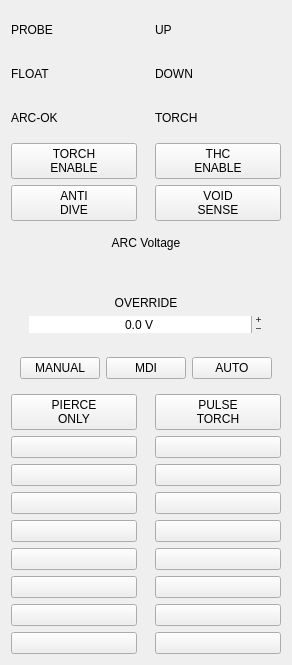
          <widget class="QWidget" name="tab_6">
           <attribute name="title">
            <string>Run &amp;&amp; Monitor</string>
           </attribute>
           <layout class="QGridLayout" name="gridLayout_4">
            <item row="10" column="0">
             <widget class="SubCallButton" name="user1"/>
            </item>
            <item row="16" column="3">
             <widget class="SubCallButton" name="user15"/>
            </item>
            <item row="13" column="3">
             <widget class="SubCallButton" name="user12"/>
            </item>
            <item row="3" column="0">
             <widget class="QWidget" name="widget_2" native="true">
              <layout class="QHBoxLayout" name="horizontalLayout_12">
               <property name="leftMargin">
                <number>0</number>
               </property>
               <property name="rightMargin">
                <number>0</number>
               </property>
               <item>
                <widget class="QLabel" name="label_14">
                 <property name="text">
                  <string>ARC-OK</string>
                 </property>
                </widget>
               </item>
               <item>
                <spacer name="horizontalSpacer_5">
                 <property name="orientation">
                  <enum>Qt::Horizontal</enum>
                 </property>
                 <property name="sizeHint" stdset="0">
                  <size>
                   <width>40</width>
                   <height>20</height>
                  </size>
                 </property>
                </spacer>
               </item>
               <item>
                <widget class="MkHalLedIndicator" name="mkhalledindicator_2">
                 <property name="diameter">
                  <number>20</number>
                 </property>
                 <property name="color">
                  <color>
                   <red>255</red>
                   <green>238</green>
                   <blue>6</blue>
                  </color>
                 </property>
                 <property name="state">
                  <bool>false</bool>
                 </property>
                 <property name="pinBaseName" stdset="0">
                  <string>led-arc-ok</string>
                 </property>
                </widget>
               </item>
              </layout>
             </widget>
            </item>
            <item row="17" column="0">
             <widget class="SubCallButton" name="user8"/>
            </item>
            <item row="16" column="0">
             <widget class="SubCallButton" name="user7"/>
            </item>
            <item row="11" column="0">
             <widget class="SubCallButton" name="user2"/>
            </item>
            <item row="9" column="0">
             <widget class="HalButton" name="btn_pierce_only">
              <property name="text">
               <string>PIERCE
ONLY</string>
              </property>
              <property name="checkable">
               <bool>true</bool>
              </property>
              <property name="pinBaseName" stdset="0">
               <string>plasma-pierce-only-enable</string>
              </property>
             </widget>
            </item>
            <item row="9" column="3">
             <widget class="HalButton" name="plasma_torch_pulse">
              <property name="text">
               <string>PULSE
TORCH</string>
              </property>
             </widget>
            </item>
            <item row="14" column="3">
             <widget class="SubCallButton" name="user13"/>
            </item>
            <item row="2" column="3">
             <widget class="QWidget" name="widget_8" native="true">
              <layout class="QHBoxLayout" name="horizontalLayout_16">
               <property name="leftMargin">
                <number>0</number>
               </property>
               <property name="rightMargin">
                <number>0</number>
               </property>
               <item>
                <widget class="QLabel" name="label_20">
                 <property name="text">
                  <string>DOWN</string>
                 </property>
                </widget>
               </item>
               <item>
                <spacer name="horizontalSpacer_4">
                 <property name="orientation">
                  <enum>Qt::Horizontal</enum>
                 </property>
                 <property name="sizeHint" stdset="0">
                  <size>
                   <width>40</width>
                   <height>20</height>
                  </size>
                 </property>
                </spacer>
               </item>
               <item>
                <widget class="MkHalLedIndicator" name="mkhalledindicator_6">
                 <property name="diameter">
                  <number>20</number>
                 </property>
                 <property name="color">
                  <color>
                   <red>255</red>
                   <green>238</green>
                   <blue>6</blue>
                  </color>
                 </property>
                 <property name="state">
                  <bool>false</bool>
                 </property>
                 <property name="pinBaseName" stdset="0">
                  <string>led-thc-down</string>
                 </property>
                </widget>
               </item>
              </layout>
             </widget>
            </item>
            <item row="17" column="3">
             <widget class="SubCallButton" name="user16"/>
            </item>
            <item row="12" column="3">
             <widget class="SubCallButton" name="user11"/>
            </item>
            <item row="3" column="3">
             <widget class="QWidget" name="widget_4" native="true">
              <layout class="QHBoxLayout" name="horizontalLayout_14">
               <property name="leftMargin">
                <number>0</number>
               </property>
               <property name="rightMargin">
                <number>0</number>
               </property>
               <item>
                <widget class="QLabel" name="label_16">
                 <property name="text">
                  <string>TORCH</string>
                 </property>
                </widget>
               </item>
               <item>
                <spacer name="horizontalSpacer_6">
                 <property name="orientation">
                  <enum>Qt::Horizontal</enum>
                 </property>
                 <property name="sizeHint" stdset="0">
                  <size>
                   <width>40</width>
                   <height>20</height>
                  </size>
                 </property>
                </spacer>
               </item>
               <item>
                <widget class="MkHalLedIndicator" name="mkhalledindicator_4">
                 <property name="diameter">
                  <number>20</number>
                 </property>
                 <property name="color">
                  <color>
                   <red>255</red>
                   <green>238</green>
                   <blue>6</blue>
                  </color>
                 </property>
                 <property name="state">
                  <bool>false</bool>
                 </property>
                 <property name="pinBaseName" stdset="0">
                  <string>led-torch-on</string>
                 </property>
                </widget>
               </item>
              </layout>
             </widget>
            </item>
            <item row="12" column="0">
             <widget class="SubCallButton" name="user3"/>
            </item>
            <item row="6" column="3">
             <widget class="QPushButton" name="btn_void_sense">
              <property name="text">
               <string>VOID
SENSE</string>
              </property>
              <property name="checkable">
               <bool>true</bool>
              </property>
             </widget>
            </item>
            <item row="13" column="0">
             <widget class="SubCallButton" name="user4"/>
            </item>
            <item row="0" column="0">
             <widget class="QWidget" name="widget" native="true">
              <layout class="QHBoxLayout" name="horizontalLayout_11">
               <property name="leftMargin">
                <number>0</number>
               </property>
               <property name="rightMargin">
                <number>0</number>
               </property>
               <item>
                <widget class="QLabel" name="label_13">
                 <property name="text">
                  <string>PROBE</string>
                 </property>
                </widget>
               </item>
               <item>
                <spacer name="horizontalSpacer">
                 <property name="orientation">
                  <enum>Qt::Horizontal</enum>
                 </property>
                 <property name="sizeHint" stdset="0">
                  <size>
                   <width>40</width>
                   <height>20</height>
                  </size>
                 </property>
                </spacer>
               </item>
               <item>
                <widget class="MkHalLedIndicator" name="mkhalledindicator">
                 <property name="diameter">
                  <number>20</number>
                 </property>
                 <property name="color">
                  <color>
                   <red>255</red>
                   <green>238</green>
                   <blue>6</blue>
                  </color>
                 </property>
                 <property name="state">
                  <bool>false</bool>
                 </property>
                 <property name="pinBaseName" stdset="0">
                  <string>led-probe</string>
                 </property>
                </widget>
               </item>
              </layout>
             </widget>
            </item>
            <item row="11" column="3">
             <widget class="SubCallButton" name="user10"/>
            </item>
            <item row="6" column="0">
             <widget class="QPushButton" name="btn_vad">
              <property name="text">
               <string>ANTI
DIVE</string>
              </property>
              <property name="checkable">
               <bool>true</bool>
              </property>
             </widget>
            </item>
            <item row="5" column="3">
             <widget class="QPushButton" name="btn_thc_enable">
              <property name="text">
               <string>THC
ENABLE</string>
              </property>
              <property name="checkable">
               <bool>true</bool>
              </property>
              <property name="checked">
               <bool>false</bool>
              </property>
             </widget>
            </item>
            <item row="15" column="3">
             <widget class="SubCallButton" name="user14"/>
            </item>
            <item row="2" column="0">
             <widget class="QWidget" name="widget_3" native="true">
              <layout class="QHBoxLayout" name="horizontalLayout_13">
               <property name="leftMargin">
                <number>0</number>
               </property>
               <property name="rightMargin">
                <number>0</number>
               </property>
               <item>
                <widget class="QLabel" name="label_15">
                 <property name="text">
                  <string>FLOAT</string>
                 </property>
                </widget>
               </item>
               <item>
                <spacer name="horizontalSpacer_3">
                 <property name="orientation">
                  <enum>Qt::Horizontal</enum>
                 </property>
                 <property name="sizeHint" stdset="0">
                  <size>
                   <width>40</width>
                   <height>20</height>
                  </size>
                 </property>
                </spacer>
               </item>
               <item>
                <widget class="MkHalLedIndicator" name="mkhalledindicator_3">
                 <property name="diameter">
                  <number>20</number>
                 </property>
                 <property name="color">
                  <color>
                   <red>255</red>
                   <green>238</green>
                   <blue>6</blue>
                  </color>
                 </property>
                 <property name="state">
                  <bool>false</bool>
                 </property>
                 <property name="pinBaseName" stdset="0">
                  <string>led-float</string>
                 </property>
                </widget>
               </item>
              </layout>
             </widget>
            </item>
            <item row="15" column="0">
             <widget class="SubCallButton" name="user6"/>
            </item>
            <item row="0" column="3">
             <widget class="QWidget" name="widget_7" native="true">
              <layout class="QHBoxLayout" name="horizontalLayout_15">
               <property name="leftMargin">
                <number>0</number>
               </property>
               <property name="rightMargin">
                <number>0</number>
               </property>
               <item>
                <widget class="QLabel" name="label_19">
                 <property name="text">
                  <string>UP</string>
                 </property>
                </widget>
               </item>
               <item>
                <spacer name="horizontalSpacer_2">
                 <property name="orientation">
                  <enum>Qt::Horizontal</enum>
                 </property>
                 <property name="sizeHint" stdset="0">
                  <size>
                   <width>40</width>
                   <height>20</height>
                  </size>
                 </property>
                </spacer>
               </item>
               <item>
                <widget class="MkHalLedIndicator" name="mkhalledindicator_5">
                 <property name="diameter">
                  <number>20</number>
                 </property>
                 <property name="color">
                  <color>
                   <red>255</red>
                   <green>238</green>
                   <blue>6</blue>
                  </color>
                 </property>
                 <property name="state">
                  <bool>false</bool>
                 </property>
                 <property name="pinBaseName" stdset="0">
                  <string>led-thc-up</string>
                 </property>
                </widget>
               </item>
              </layout>
             </widget>
            </item>
            <item row="8" column="0" colspan="4">
             <widget class="QWidget" name="widget_26" native="true">
              <layout class="QHBoxLayout" name="horizontalLayout_9">
               <item>
                <widget class="ActionButton" name="actionbutton_8">
                 <property name="text">
                  <string>MANUAL</string>
                 </property>
                 <property name="checkable">
                  <bool>true</bool>
                 </property>
                 <property name="checked">
                  <bool>false</bool>
                 </property>
                 <property name="autoExclusive">
                  <bool>true</bool>
                 </property>
                 <property name="actionName" stdset="0">
                  <string>machine.mode.manual</string>
                 </property>
                 <attribute name="buttonGroup">
                  <string notr="true">machine_state</string>
                 </attribute>
                </widget>
               </item>
               <item>
                <widget class="ActionButton" name="actionbutton_10">
                 <property name="text">
                  <string>MDI</string>
                 </property>
                 <property name="checkable">
                  <bool>true</bool>
                 </property>
                 <property name="autoExclusive">
                  <bool>true</bool>
                 </property>
                 <property name="actionName" stdset="0">
                  <string>machine.mode.mdi</string>
                 </property>
                 <attribute name="buttonGroup">
                  <string notr="true">machine_state</string>
                 </attribute>
                </widget>
               </item>
               <item>
                <widget class="ActionButton" name="actionbutton_16">
                 <property name="text">
                  <string>AUTO</string>
                 </property>
                 <property name="checkable">
                  <bool>true</bool>
                 </property>
                 <property name="autoExclusive">
                  <bool>true</bool>
                 </property>
                 <property name="actionName" stdset="0">
                  <string>machine.mode.auto</string>
                 </property>
                 <attribute name="buttonGroup">
                  <string notr="true">machine_state</string>
                 </attribute>
                </widget>
               </item>
              </layout>
             </widget>
            </item>
            <item row="7" column="0" colspan="4">
             <widget class="QWidget" name="widget_9" native="true">
              <layout class="QVBoxLayout" name="verticalLayout_18">
               <property name="spacing">
                <number>0</number>
               </property>
               <property name="topMargin">
                <number>0</number>
               </property>
               <property name="bottomMargin">
                <number>0</number>
               </property>
               <item>
                <widget class="QWidget" name="widget_5" native="true">
                 <layout class="QGridLayout" name="gridLayout_30">
                  <item row="0" column="0">
                   <widget class="QLabel" name="label_17">
                    <property name="text">
                     <string>ARC Voltage</string>
                    </property>
                    <property name="alignment">
                     <set>Qt::AlignCenter</set>
                    </property>
                   </widget>
                  </item>
                  <item row="1" column="0">
                   <widget class="HalLabel" name="hallabel">
                    <property name="styleSheet">
                     <string notr="true">font: bold 14pt;</string>
                    </property>
                    <property name="alignment">
                     <set>Qt::AlignCenter</set>
                    </property>
                    <property name="pinBaseName" stdset="0">
                     <string>mk-arc-voltage</string>
                    </property>
                    <property name="textFormat" stdset="0">
                     <string>.2f</string>
                    </property>
                   </widget>
                  </item>
                 </layout>
                </widget>
               </item>
               <item>
                <widget class="QWidget" name="widget_6" native="true">
                 <layout class="QGridLayout" name="gridLayout_26">
                  <item row="0" column="0">
                   <widget class="QLabel" name="label_18">
                    <property name="text">
                     <string>OVERRIDE</string>
                    </property>
                    <property name="alignment">
                     <set>Qt::AlignCenter</set>
                    </property>
                   </widget>
                  </item>
                  <item row="1" column="0">
                   <widget class="HalDoubleSpinBox" name="spin_voltage_override">
                    <property name="sizePolicy">
                     <sizepolicy hsizetype="Minimum" vsizetype="Maximum">
                      <horstretch>0</horstretch>
                      <verstretch>0</verstretch>
                     </sizepolicy>
                    </property>
                    <property name="styleSheet">
                     <string notr="true"/>
                    </property>
                    <property name="frame">
                     <bool>false</bool>
                    </property>
                    <property name="alignment">
                     <set>Qt::AlignCenter</set>
                    </property>
                    <property name="buttonSymbols">
                     <enum>QAbstractSpinBox::PlusMinus</enum>
                    </property>
                    <property name="suffix">
                     <string> V</string>
                    </property>
                    <property name="decimals">
                     <number>1</number>
                    </property>
                    <property name="minimum">
                     <double>-200.000000000000000</double>
                    </property>
                    <property name="maximum">
                     <double>200.000000000000000</double>
                    </property>
                    <property name="pinBaseName" stdset="0">
                     <string>voltage-override</string>
                    </property>
                   </widget>
                  </item>
                 </layout>
                </widget>
               </item>
              </layout>
             </widget>
            </item>
            <item row="10" column="3">
             <widget class="SubCallButton" name="user9"/>
            </item>
            <item row="5" column="0">
             <widget class="HalButton" name="torch_enable">
              <property name="text">
               <string>TORCH
ENABLE</string>
              </property>
              <property name="checkable">
               <bool>true</bool>
              </property>
             </widget>
            </item>
            <item row="14" column="0">
             <widget class="SubCallButton" name="user5"/>
            </item>
           </layout>
          </widget>
